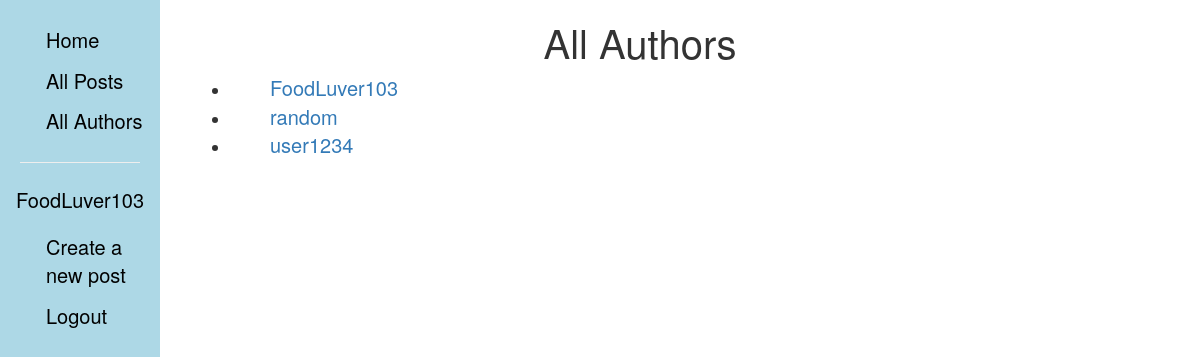
The app's page /blog/authors/ (signed in) with its own data.
### blog/models.py (models this page shows, shortened)
class Author(models.Model):
    name = models.OneToOneField(User, on_delete=models.SET_NULL, null=True)
    bio = models.TextField(max_length=500, help_text="Enter your bio about you")
    class Meta:
        ordering = ['name', 'bio']
    def get_absolute_url(self):
        return reverse('posts-by-author', args=[str(self.id)])

### blog/views.py (the view)
# urls.py: path('authors/', views.BloggerListView.as_view(), name='authors'),
class BloggerListView(generic.ListView):
    model = Author
    paginate_by = 5

### blog/templates/blog/author_list.html
{% extends "base_generic.html" %}
{% block content %}
    <h1>All Authors</h1>
    <div>
    {% if author_list %}
    <ul>
      {% for author in author_list %}
      <li>
        <a href="{{ author.get_absolute_url }}">{{ author.name }}</a>
      </li>
      {% endfor %}
    </ul>
    {% else %}
      <p>There are no bloggers yet.</p>
    {% endif %}
  </div>
{% endblock %}

### blog/templates/base_generic.html (shortened to what this page needs)
<!DOCTYPE html>
<html lang="en">
   <head>
      <link rel="stylesheet" href="//maxcdn.bootstrapcdn.com/bootstrap/3.2.0/css/bootstrap.min.css">
      <link rel="stylesheet" href="//maxcdn.bootstrapcdn.com/bootstrap/3.2.0/css/bootstrap-theme.min.css">
      {% load static %}
      <link rel="stylesheet" href="{% static 'css/styles.css'%}">
    </head>
   <body>
      <div class='sidenav'>
        <a href="{% url 'index' %}">Home</a>
        <a href="{% url 'posts' %}">All Posts</a>
        <a href="{% url 'authors' %}">All Authors</a>
        <hr style="width:75%;text-align:left;margin-left:20px;">
        {% if user.is_authenticated %}
         <h3> {{ user.get_username }} </h3>
         <a href="{% url 'post-create' %}">Create a new post</a></li>
         <a href="{% url 'logout'%}?next={{request.path}}">Logout</a></li>
        {% else %}
         <a href="{% url 'login'%}?next={{request.path}}">Login</a></li>
       {% endif %}
     </div>
     <div id = "content", name="content", class="main">
      {% block content %}{% endblock %}
     </div>
   </body>
</html>

### blog/static/css/styles.css (style rules this page uses)
.sidenav { height: 100%; width:160px; position: fixed; z-index:1; top:0; left:0; background-color: lightblue; overflow-x: hidden; padding-top:20px }
.sidenav a, h3 { padding:6px 8px 6px 16px; text-decoration: none; font-size: 20px; color: black; display: block; }
.main { margin-left: 180px; margin-right: 100px; padding: 0px 10px; font-size: 15px; }
.main h1 { font-size: 40px; text-align: center; }
.main a { font-size: 20px; padding: 0px 10px; }
.comments p, a { font-size: 15px; margin-left: 30px; padding: 0px 30px; }

### blog/templates/base_generic.html (style rules this page uses)
.sidenav { height: 100%; width:160px; position: fixed; z-index:1; top:0; left:0; background-color: lightblue; overflow-x: hidden; padding-top:20px }
.sidenav a, h3 { padding:6px 8px 6px 16px; text-decoration: none; font-size: 20px; color: black; display: block; }
.main { margin-left: 180px; margin-right: 100px; padding: 0px 10px; font-size: 15px; }
.main h1 { font-size: 40px; text-align: center; }
.main a { font-size: 20px; padding: 0px 10px; }
.comments p, a { font-size: 15px; margin-left: 30px; padding: 0px 30px; }

### records on screen
Author: name "FoodLuver103"
Author: name "random"
Author: name "user1234"

### other values on screen
{{ user.get_username }} "FoodLuver103"
